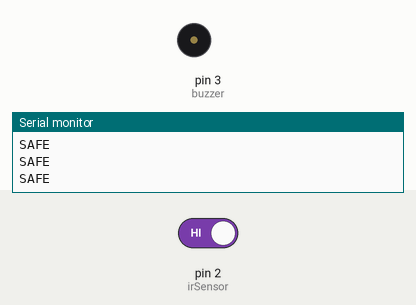
Recording of a sketch running on a simulated Arduino Uno, built with avr-gcc and run on an emulated ATmega328P. Parts: buzzer (waves = sounding, pin HIGH), the last lines printed to the serial monitor. Inputs (shaded band) come from the test bench; at power-on: pin 2 (irSensor) HIGH.

Above: at 1.8 s.
1.9 s: pin 2 (irSensor) driven LOW
At 2.8 s:
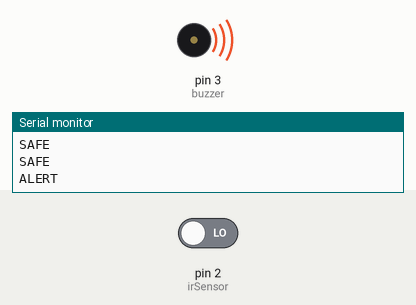
4.9 s: pin 2 (irSensor) driven HIGH
At 5.5 s:
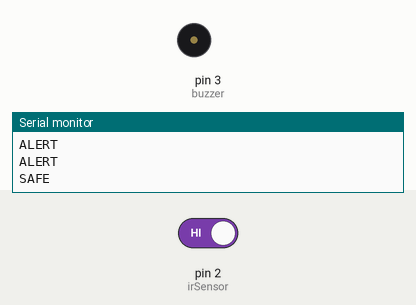
Timing chart, 0 to 7.9 s (numbered marks = the images above; inputs shaded):
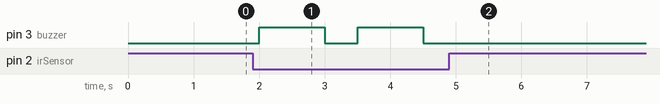

The sketch:

TheftDetector.ino
```cpp
int irSensor = 2;
int buzzer = 3;

void setup() {
  pinMode(irSensor, INPUT);
  pinMode(buzzer, OUTPUT);
  Serial.begin(9600);
}

void loop() {
  int motion = digitalRead(irSensor);

  if (motion == LOW) {
    Serial.println("ALERT");
    digitalWrite(buzzer, HIGH);
    delay(1000);
    digitalWrite(buzzer, LOW);
  } else {
    Serial.println("SAFE");
  }

  delay(500);
}
```

Measured:
- after the input at 1.9 s, pin 3 (buzzer): alternates HIGH for 1.0 s and LOW for 0.50 s, starting after 0.10 s
- after the input at 4.9 s, pin 3 (buzzer): stops changing and stays LOW
